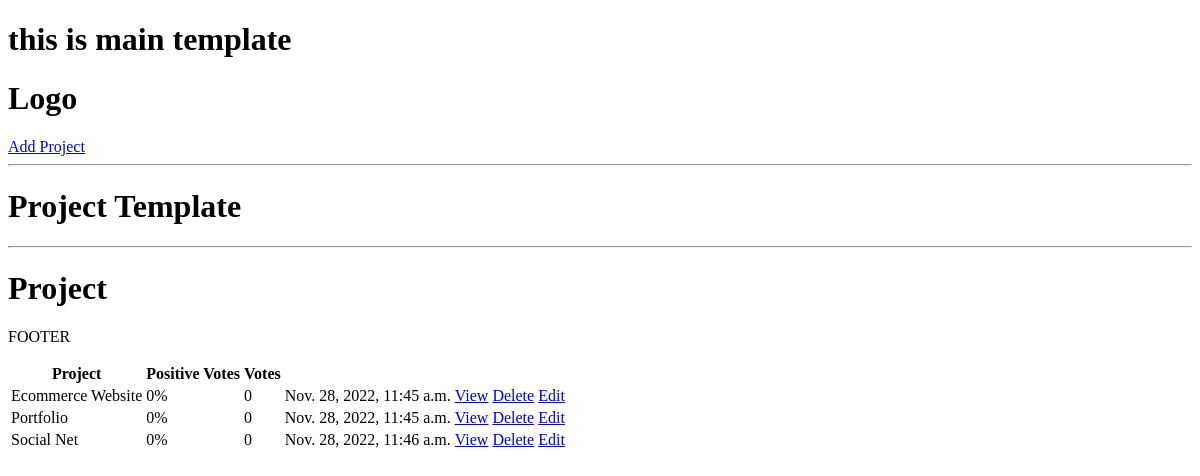
/, run on an earlier commit of the app's database.
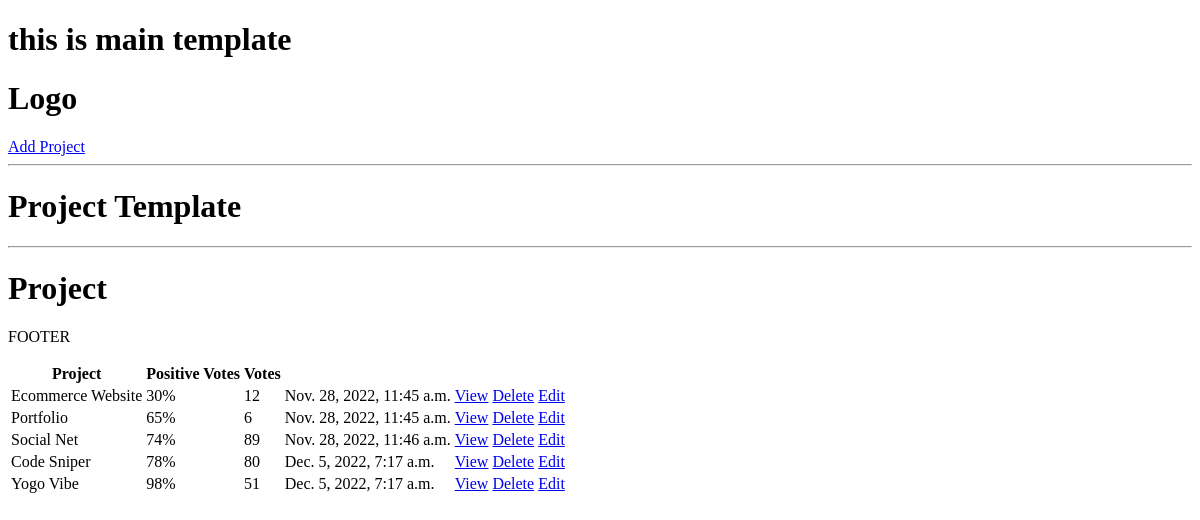
And on a later commit of the database.
### projects/models.py (models this page shows, shortened)
class Project(models.Model):
    title = models.CharField(max_length=200)
    description = models.TextField(null=True, blank=True)
    demo_link = models.CharField(max_length=2000, null=True, blank=True)
    source_link = models.CharField(max_length=2000, null=True, blank=True)
    tags = models.ManyToManyField('Tag', blank=True)
    vote_total = models.IntegerField(default=0, null=True, blank=True)
    vote_ratio = models.IntegerField(default=0, null=True, blank=True)
    created = models.DateTimeField(auto_now_add=True)
    id = models.UUIDField(default=uuid.uuid4, unique=True,
                          primary_key=True, editable=False)

### projects/views.py (the view)
# urls.py: path('', include('projects.urls')),
def projects(request):
    project = Project.objects.all()
    context = {'projects':project}
    return render(request, 'projects/projects.html', context)

### projects/templates/projects/projects.html
{% extends 'main.html' %}
{% block content %}
<h1>Project Template</h1>
<hr>
<h1>Project</h1>
<table>
  <tr>
    <th>Project</th>
    <th>Positive Votes</th>
    <th>Votes</th>
    <th></th>
    <th></th>
  </tr>
  {% for project in projects %}
  <tr>
    <td>{{project.title}}</td>
    <td>{{project.vote_ratio}}%</td>
    <td>{{project.vote_total}}</td>
    <td>{{project.created}}</td>
    <td><a href="{% url 'project' project.id %}">View</a></td>
    <td><a href="{% url 'delete-project' project.id %}">Delete</a></td>
    <td><a href="{% url 'update-project' project.id %}">Edit</a></td>
  </tr>
  {% endfor %}
{% endblock content %}

### templates/main.html (shortened to what this page needs)
<!DOCTYPE html>
<html>
    <head>
    </head>
    <body>
        <h1> this is main template </h1>
        {% include 'navbar.html' %}
        {% block content %}{% endblock content %}
        <p> FOOTER </p>
    </body>
</html>

### templates/navbar.html
<h1>Logo</h1>
<a href="{% url 'create-project' %}">Add Project</a>
<hr>

What changed in the data, as far as the page shows it:
changed Project "Ecommerce Website": vote_ratio "0" → "30"; vote_total "0" → "12"
changed Project "Portfolio": vote_ratio "0" → "65"; vote_total "0" → "6"
changed Project "Social Net": vote_ratio "0" → "74"; vote_total "0" → "89"
added Project: title "Code Sniper", vote_ratio "78", vote_total "80", created "Dec. 5, 2022, 7:17 a.m."
added Project: title "Yogo Vibe", vote_ratio "98", vote_total "51", created "Dec. 5, 2022, 7:17 a.m."
